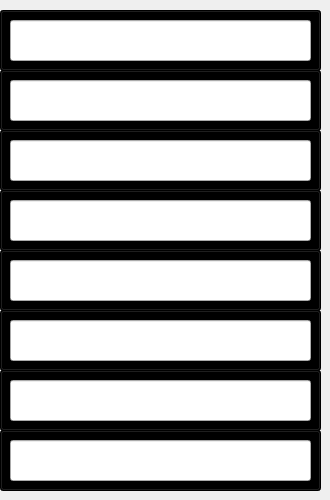
    <widget class="QWidget" name="Memory">
     <attribute name="title">
      <string>Memory</string>
     </attribute>
     <widget class="QLineEdit" name="Memory1">
      <property name="geometry">
       <rect>
        <x>10</x>
        <y>20</y>
        <width>301</width>
        <height>41</height>
       </rect>
      </property>
      <property name="font">
       <font>
        <pointsize>20</pointsize>
       </font>
      </property>
      <property name="styleSheet">
       <string notr="true"/>
      </property>
      <property name="readOnly">
       <bool>true</bool>
      </property>
     </widget>
     <widget class="QLineEdit" name="HistoryLine1_3">
      <property name="geometry">
       <rect>
        <x>10</x>
        <y>80</y>
        <width>301</width>
        <height>41</height>
       </rect>
      </property>
      <property name="font">
       <font>
        <pointsize>20</pointsize>
       </font>
      </property>
      <property name="readOnly">
       <bool>true</bool>
      </property>
     </widget>
     <widget class="QLineEdit" name="HistoryLine1_4">
      <property name="geometry">
       <rect>
        <x>10</x>
        <y>140</y>
        <width>301</width>
        <height>41</height>
       </rect>
      </property>
      <property name="font">
       <font>
        <pointsize>20</pointsize>
       </font>
      </property>
      <property name="readOnly">
       <bool>true</bool>
      </property>
     </widget>
     <widget class="QLineEdit" name="HistoryLine1_5">
      <property name="geometry">
       <rect>
        <x>10</x>
        <y>200</y>
        <width>301</width>
        <height>41</height>
       </rect>
      </property>
      <property name="font">
       <font>
        <pointsize>20</pointsize>
       </font>
      </property>
      <property name="readOnly">
       <bool>true</bool>
      </property>
     </widget>
     <widget class="QLineEdit" name="HistoryLine1_6">
      <property name="geometry">
       <rect>
        <x>10</x>
        <y>260</y>
        <width>301</width>
        <height>41</height>
       </rect>
      </property>
      <property name="font">
       <font>
        <pointsize>20</pointsize>
       </font>
      </property>
      <property name="readOnly">
       <bool>true</bool>
      </property>
     </widget>
     <widget class="QLineEdit" name="HistoryLine1_7">
      <property name="geometry">
       <rect>
        <x>10</x>
        <y>320</y>
        <width>301</width>
        <height>41</height>
       </rect>
      </property>
      <property name="font">
       <font>
        <pointsize>20</pointsize>
       </font>
      </property>
      <property name="readOnly">
       <bool>true</bool>
      </property>
     </widget>
     <widget class="QLineEdit" name="HistoryLine1_8">
      <property name="geometry">
       <rect>
        <x>10</x>
        <y>380</y>
        <width>301</width>
        <height>41</height>
       </rect>
      </property>
      <property name="font">
       <font>
        <pointsize>20</pointsize>
       </font>
      </property>
      <property name="readOnly">
       <bool>true</bool>
      </property>
     </widget>
     <widget class="QLineEdit" name="HistoryLine1_9">
      <property name="geometry">
       <rect>
        <x>10</x>
        <y>440</y>
        <width>301</width>
        <height>41</height>
       </rect>
      </property>
      <property name="font">
       <font>
        <pointsize>20</pointsize>
       </font>
      </property>
      <property name="readOnly">
       <bool>true</bool>
      </property>
     </widget>
     <widget class="QPushButton" name="BTNEntryClear_10">
      <property name="geometry">
       <rect>
        <x>0</x>
        <y>10</y>
        <width>321</width>
        <height>61</height>
       </rect>
      </property>
      <property name="font">
       <font>
        <pointsize>28</pointsize>
        <fontweight>ExtraLight</fontweight>
       </font>
      </property>
      <property name="cursor">
       <cursorShape>ArrowCursor</cursorShape>
      </property>
      <property name="styleSheet">
       <string notr="true">background-color: rgb(0, 0, 0);</string>
      </property>
      <property name="text">
       <string/>
      </property>
     </widget>
     <widget class="QPushButton" name="BTNEntryClear_11">
      <property name="geometry">
       <rect>
        <x>0</x>
        <y>70</y>
        <width>321</width>
        <height>61</height>
       </rect>
      </property>
      <property name="font">
       <font>
        <pointsize>28</pointsize>
        <fontweight>ExtraLight</fontweight>
       </font>
      </property>
      <property name="cursor">
       <cursorShape>ArrowCursor</cursorShape>
      </property>
      <property name="styleSheet">
       <string notr="true">background-color: rgb(0, 0, 0);</string>
      </property>
      <property name="text">
       <string/>
      </property>
     </widget>
     <widget class="QPushButton" name="BTNEntryClear_12">
      <property name="geometry">
       <rect>
        <x>0</x>
        <y>130</y>
        <width>321</width>
        <height>61</height>
       </rect>
      </property>
      <property name="font">
       <font>
        <pointsize>28</pointsize>
        <fontweight>ExtraLight</fontweight>
       </font>
      </property>
      <property name="cursor">
       <cursorShape>ArrowCursor</cursorShape>
      </property>
      <property name="styleSheet">
       <string notr="true">background-color: rgb(0, 0, 0);</string>
      </property>
      <property name="text">
       <string/>
      </property>
     </widget>
     <widget class="QPushButton" name="BTNEntryClear_13">
      <property name="geometry">
       <rect>
        <x>0</x>
        <y>190</y>
        <width>321</width>
        <height>61</height>
       </rect>
      </property>
      <property name="font">
       <font>
        <pointsize>28</pointsize>
        <fontweight>ExtraLight</fontweight>
       </font>
      </property>
      <property name="cursor">
       <cursorShape>ArrowCursor</cursorShape>
      </property>
      <property name="styleSheet">
       <string notr="true">background-color: rgb(0, 0, 0);</string>
      </property>
      <property name="text">
       <string/>
      </property>
     </widget>
     <widget class="QPushButton" name="BTNEntryClear_14">
      <property name="geometry">
       <rect>
        <x>0</x>
        <y>250</y>
        <width>321</width>
        <height>61</height>
       </rect>
      </property>
      <property name="font">
       <font>
        <pointsize>28</pointsize>
        <fontweight>ExtraLight</fontweight>
       </font>
      </property>
      <property name="cursor">
       <cursorShape>ArrowCursor</cursorShape>
      </property>
      <property name="styleSheet">
       <string notr="true">background-color: rgb(0, 0, 0);</string>
      </property>
      <property name="text">
       <string/>
      </property>
     </widget>
     <widget class="QPushButton" name="BTNEntryClear_15">
      <property name="geometry">
       <rect>
        <x>0</x>
        <y>310</y>
        <width>321</width>
        <height>61</height>
       </rect>
      </property>
      <property name="font">
       <font>
        <pointsize>28</pointsize>
        <fontweight>ExtraLight</fontweight>
       </font>
      </property>
      <property name="cursor">
       <cursorShape>ArrowCursor</cursorShape>
      </property>
      <property name="styleSheet">
       <string notr="true">background-color: rgb(0, 0, 0);</string>
      </property>
      <property name="text">
       <string/>
      </property>
     </widget>
     <widget class="QPushButton" name="BTNEntryClear_16">
      <property name="geometry">
       <rect>
        <x>0</x>
        <y>370</y>
        <width>321</width>
        <height>61</height>
       </rect>
      </property>
      <property name="font">
       <font>
        <pointsize>28</pointsize>
        <fontweight>ExtraLight</fontweight>
       </font>
      </property>
      <property name="cursor">
       <cursorShape>ArrowCursor</cursorShape>
      </property>
      <property name="styleSheet">
       <string notr="true">background-color: rgb(0, 0, 0);</string>
      </property>
      <property name="text">
       <string/>
      </property>
     </widget>
     <widget class="QPushButton" name="BTNEntryClear_17">
      <property name="geometry">
       <rect>
        <x>0</x>
        <y>430</y>
        <width>321</width>
        <height>61</height>
       </rect>
      </property>
      <property name="font">
       <font>
        <pointsize>28</pointsize>
        <fontweight>ExtraLight</fontweight>
       </font>
      </property>
      <property name="cursor">
       <cursorShape>ArrowCursor</cursorShape>
      </property>
      <property name="styleSheet">
       <string notr="true">background-color: rgb(0, 0, 0);</string>
      </property>
      <property name="text">
       <string/>
      </property>
     </widget>
     <zorder>BTNEntryClear_17</zorder>
     <zorder>BTNEntryClear_16</zorder>
     <zorder>BTNEntryClear_15</zorder>
     <zorder>BTNEntryClear_14</zorder>
     <zorder>BTNEntryClear_13</zorder>
     <zorder>BTNEntryClear_12</zorder>
     <zorder>BTNEntryClear_11</zorder>
     <zorder>BTNEntryClear_10</zorder>
     <zorder>Memory1</zorder>
     <zorder>HistoryLine1_3</zorder>
     <zorder>HistoryLine1_4</zorder>
     <zorder>HistoryLine1_5</zorder>
     <zorder>HistoryLine1_6</zorder>
     <zorder>HistoryLine1_7</zorder>
     <zorder>HistoryLine1_8</zorder>
     <zorder>HistoryLine1_9</zorder>
    </widget>
